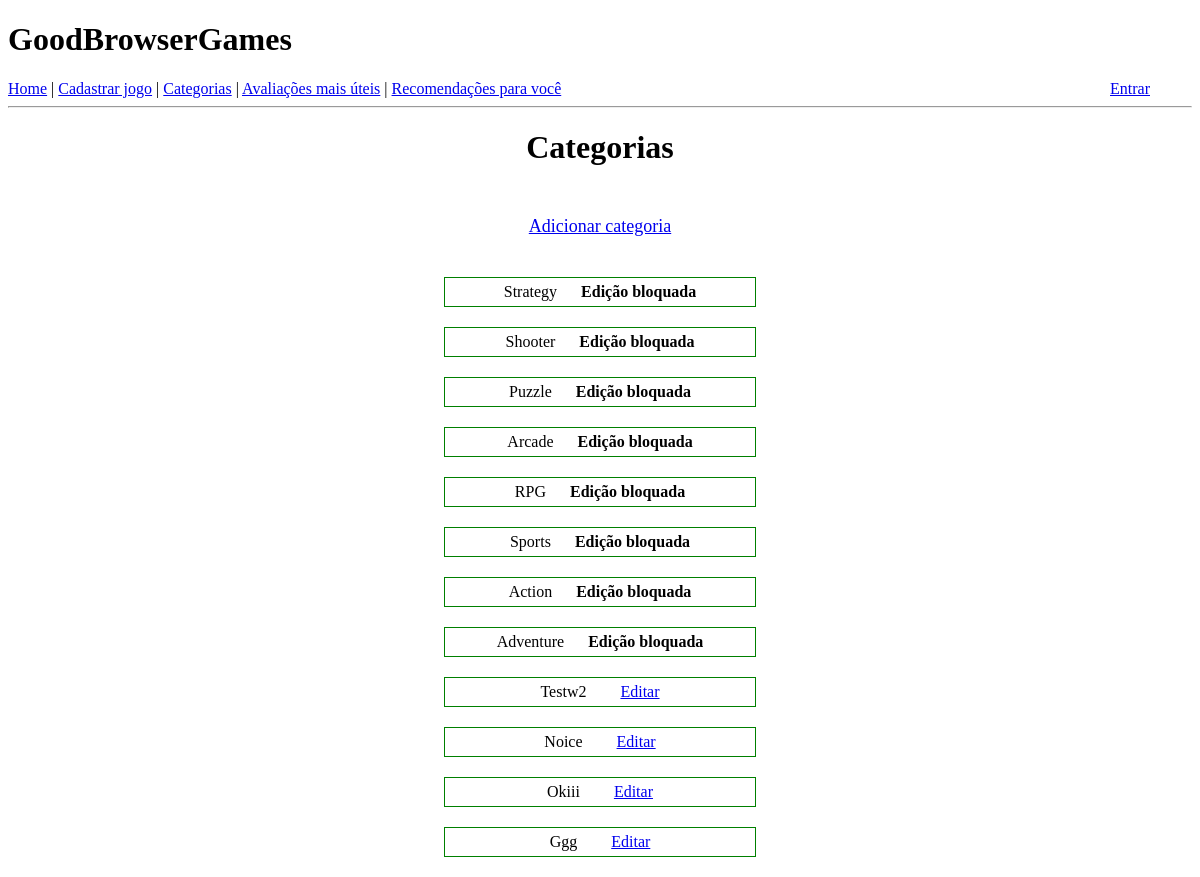
Page /listar-categorias on the earlier database version.
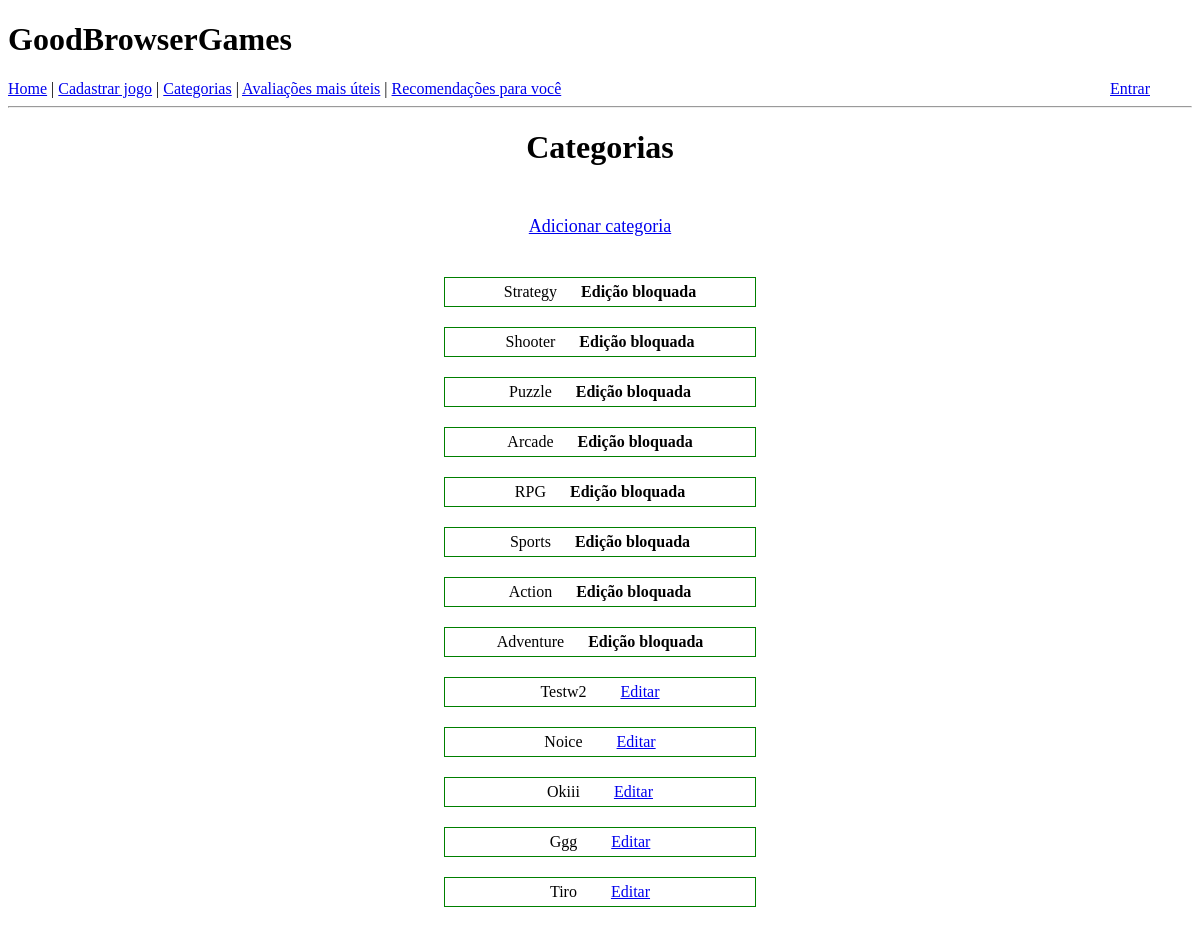
Same page on the later database version.
### app/models.py (models this page shows)
class Categoria(db.Model):
    id = db.Column(db.Integer, primary_key=True)
    nome = db.Column(db.String(64), index=True, unique=True)

### app/routes.py (the view)
@app.route("/listar-categorias", methods=["GET", "POST"])
def listar_categorias():
    categorias_base = [
        "Strategy",
        "Shooter",
        "Puzzle",
        "Arcade",
        "RPG",
        "Sports",
        "Action",
        "Adventure",
    ]
    categorias = list(Categoria.query.all())
    return render_template("lista_categorias.html", categorias=categorias, padroes=categorias_base)

### app/templates/lista_categorias.html (shortened to what this page needs)
{% extends "base.html" %}
{% block content %}
    <div id="container">
        <h1 style="margin-bottom: 50px;">Categorias</h1>
        <div>
            <p style="margin-bottom: 40px; font-size: large;"><a href="/criar-categoria">Adicionar categoria</a></p>
        </div>
        {% for cat in padroes %}
        <div class="categoria">
            <span>{{ cat }}</span>
            <p style="display: inline; margin-left: 20px;"><b>Edição bloquada</b></p>
        </div>
        {% endfor %}
        {% if categorias %}
            {% for cat in categorias %}
            <div class="categoria">
                <span>{{ cat.nome.capitalize() }}</span>
                <p class="botoes"><a href="/editar-categoria/{{cat.id}}">Editar</a></p>
            </div>
            {% endfor %}
        {% endif %}
    </div>
{% endblock %}

### app/templates/base.html (shortened to what this page needs)
<!DOCTYPE html>
<html>
    <head>
    </head>
    <body>
        <h1>GoodBrowserGames</h1>
        <div>
            <a href="{{ url_for('index') }}">Home</a> |
            <a href="{{ url_for('cadastrar_jogo') }}">Cadastrar jogo</a> |
            <a href="{{ url_for('listar_categorias') }}">Categorias</a> |
            <a href="{{ url_for('avaliacoes_mais_uteis') }}">Avaliações mais úteis</a> |
            <a href="{{ url_for('recomendacoes') }}">Recomendações para você</a>
            <span style="position: absolute; right: 50px;">
                {% if current_user.is_anonymous %}
                <a href="{{ url_for('login') }}">Entrar</a>
                {% else %}
                <a href="{{ url_for('logout') }}">Sair</a>
                {% endif %}
            </span>
        </div>
        <hr>
        {% block content %}{% endblock %}
    </body>
</html>

### app/templates/lista_categorias.html (style rules this page uses)
#container { text-align: center; }
.categoria { border: 1px solid green; max-width: 300px; margin-left: auto; margin-right: auto; margin-top: 20px; margin-bottom: 20px; padding: 5px; text-align: center; }
.botoes { display: inline; width: 48%; margin-left: 30px; }

Differences in the rows shown:
added Categoria: nome "Tiro"
